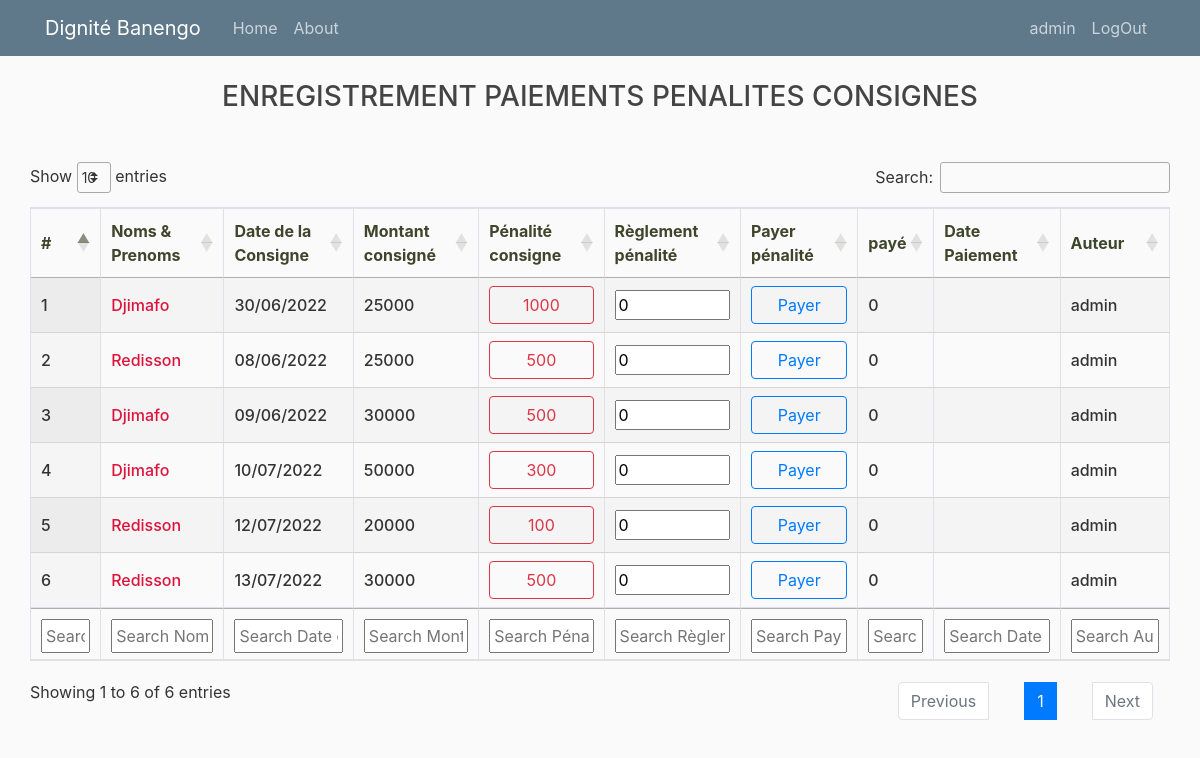
Before: /consignehistory/ (signed in) with the older database file.
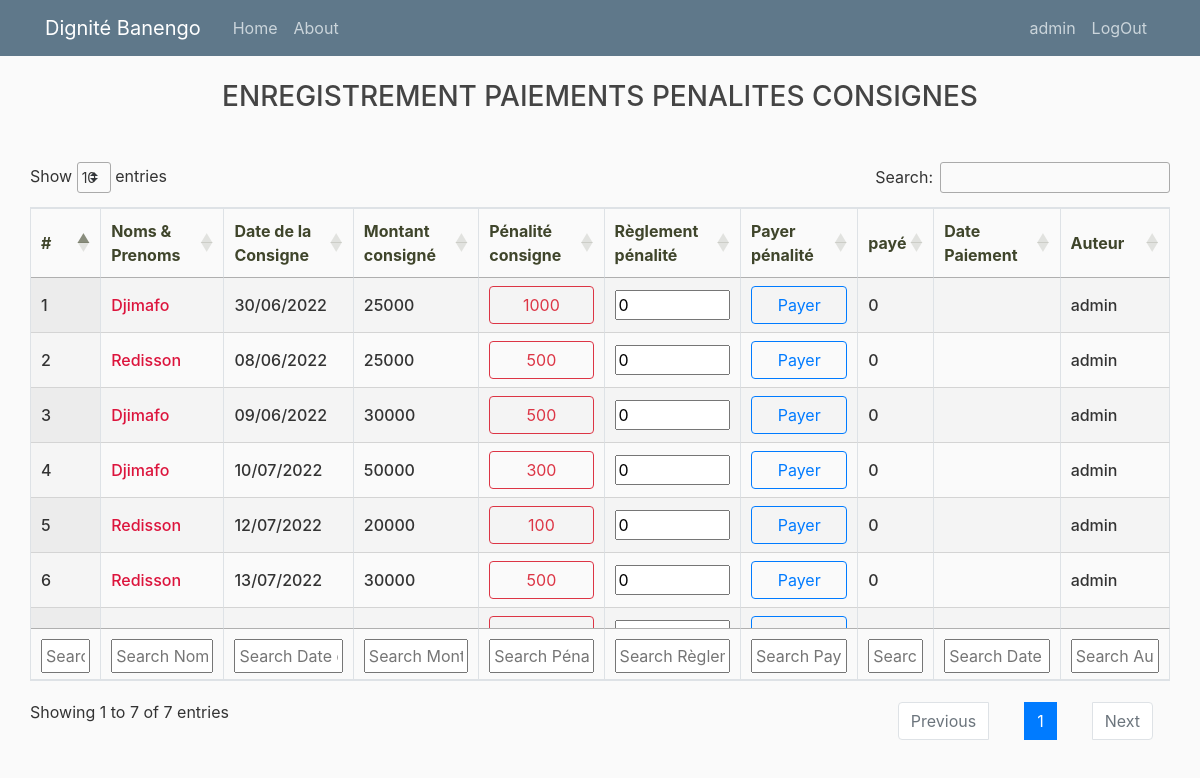
After: the same page with the newer database file.
### tontine/models.py (models this page shows, shortened)
class Consigne(models.Model):
    membre = models.ForeignKey(Membre, on_delete=models.CASCADE)
    montant_consigne = models.PositiveBigIntegerField()
    date_consigne = models.DateField()
    penalite_consigne = models.PositiveBigIntegerField()
    reglement = models.PositiveBigIntegerField(default=0)
    date_paiement = models.DateTimeField(blank=True, null=True)
    created = models.DateTimeField(auto_now_add=True)
    updated = models.DateTimeField(auto_now=True)
    author= models.ForeignKey(User, on_delete=models.SET_NULL, blank=True, null=True)
    @property
    def consigne_paye(self):
        if self.reglement >= self.penalite_consigne:
            return 1
        return 0

class Membre(models.Model):
    user = models.OneToOneField(User, on_delete=models.CASCADE)
    nom = models.CharField(max_length=100, unique=True)
    matricule = models.CharField(max_length=8, unique=True)
    telephone = models.CharField(max_length=10, blank=True, null=True)
    qualite = models.CharField(max_length=100, blank=True, null=True)
    profession = models.CharField(max_length=100, blank=True, null=True)
    sexe = models.CharField(choices=SEXE_CHOICES, max_length=1)
    date_naissance = models.DateField(blank=True, null=True)
    date_adhesion = models.DateField()
    created = models.DateTimeField(auto_now_add=True)
    updated = models.DateTimeField(auto_now=True)
    cotisation = models.ForeignKey(MontantCotisation, on_delete=models.CASCADE)
    presence = models.ForeignKey(MontantPresence, on_delete=models.CASCADE)
    agape = models.ForeignKey(MontantAgape, on_delete=models.CASCADE)
    bank = models.ForeignKey(MontantBank, on_delete=models.SET_NULL, blank=True, null=True)
    bank_bool = models.BooleanField(default=False)
    cotisation_bool = models.BooleanField(default=False)
    presence_bool = models.BooleanField(default=True)
    total_impaye = models.IntegerField(default=0)
    total_seance = models.IntegerField(default=0)
    total_consigne = models.IntegerField(default=0)
    reserve = models.IntegerField(default=0)

### tontine/views.py (the view)
# urls.py: path('consignehistory/', views.consignehistory, name='consignehistory'),
@login_required
def consignehistory(request):
	if request.user.is_staff:
		listconsignes = Consigne.objects.all()
	else:
		try:
			m = request.user.membre
			listconsignes=Consigne.objects.filter(membre=m)
		except Exception as e:
			listconsignes = []
	context = {'listconsignes': listconsignes}
	return render(request, "tontine/consignehistory.html", context)

### tontine/templatetags/custom_tag.py (called while the page is built)
@register.filter(name='has_group')
def has_group(user, group_name):
    group = Group.objects.get(name=group_name)
    return True if group in user.groups.all() else False

### tontine/templates/tontine/consignehistory.html (shortened to what this page needs)
{% extends "tontine/base3.html" %}
{% load crispy_forms_tags %}
{% load custom_tag %}
{% block content %}
<div class="container-fluid">
    <h3 style="text-align: center;">ENREGISTREMENT PAIEMENTS PENALITES CONSIGNES</h3>
    <br>
    <div class="row mt-3">
        <div class="col-md-12">
            <table id="example" class="stripe row-border order-column table-bordered" style="width:100%">
                <thead>
                    <tr>
                        <th>#</th>
                        <th>Noms & Prenoms</th>
                        <th>Date de la<br>Consigne</th>
                        <th>Montant<br>consigné</th>
                        <th>Pénalité <br>consigne</th>
                        <th>Règlement<br>pénalité</th>
                        <th>Payer pénalité</th>
                        <th>payé</th>
                        <th>Date <br>Paiement</th>
                        <th>Auteur</th>
                    </tr>
                </thead>
                <tbody>
                    {% for data in listconsignes %}
                        <tr>
                            <td>{{ forloop.counter }}</td>
                            <td id="name{{ data.id }}" {% if data.consigne_paye == 0 %} style="color: crimson;"
                             {% else %}
                              style="color: blue;"
                            {% endif %}>
                            {{data.membre.nom}}
                            </td>
                            <td>{{data.date_consigne|date:"d/m/Y"}}</td>
                            <td>{{data.montant_consigne}}</td>
                            <td>
                                {% if data.consigne_paye == 0 %}
                                <button class="btn btn-outline-danger" style="width: 100%">
                                    {{data.penalite_consigne}}
                                </button>
                                {% else %}
                                <button class="btn btn-outline-success" style="width: 100%">
                                    {{data.penalite_consigne}}
                                </button>
                                {% endif %}
                            </td>
                            <td>
                                <input type="number"  size="8" value="{{data.reglement}}" id="r{{ data.id }}" min="0" step="1" style='width:100%'>
                            </td>
                            <td>
                                {% if request.user|has_group:"payeur_sanction" %}
                                    {% if data.consigne_paye == 0 %}
                                    <button data-product="{{data.id}}" style="width: 100%" class="btn btn-outline-primary send">
                                        Payer
                                    </button>
                                    {% else %}
                                    <button  style="width: 100%" class="btn btn-outline-success">
                                        Déjà payé
                                    </button>
                                    {% endif %}
                                {% endif %}
                            </td>
                            <td id="payement{{ data.id }}" style="width: 1px">{{data.consigne_paye}}</td>
                            <td>{{data.date_paiement|date:"d/m/Y"}}</td>
                            <td>{{data.author}}</td>
                        </tr>
                        {% endfor %}
                </tbody>
                <tfoot>
                    <tr>
                        <th>#</th>
                        <th>Noms & Prenoms</th>
                        <th>Date de la<br>Consigne</th>
                        <th>Montant<br>consigné</th>
                        <th>Pénalité <br>consigne</th>
                        <th>Règlement<br>pénalité</th>
                        <th>Payer pénalité</th>
                        <th>payé</th>
                        <th>Date <br>Paiement</th>
                        <th>Auteur</th>
                    </tr>
                </tfoot>
            </table>
        </div>
    </div>
</div>
{% endblock %}

Changed rows visible on the page:
added Consigne: reglement "0"
Other visible differences:
text written by a page script: "Show entries Search: Showing 1 to 6 of 6 entries Previous 1 Next" → "Show entries Search: Showing 1 to 7 of 7 entries Previous 1 Next"
